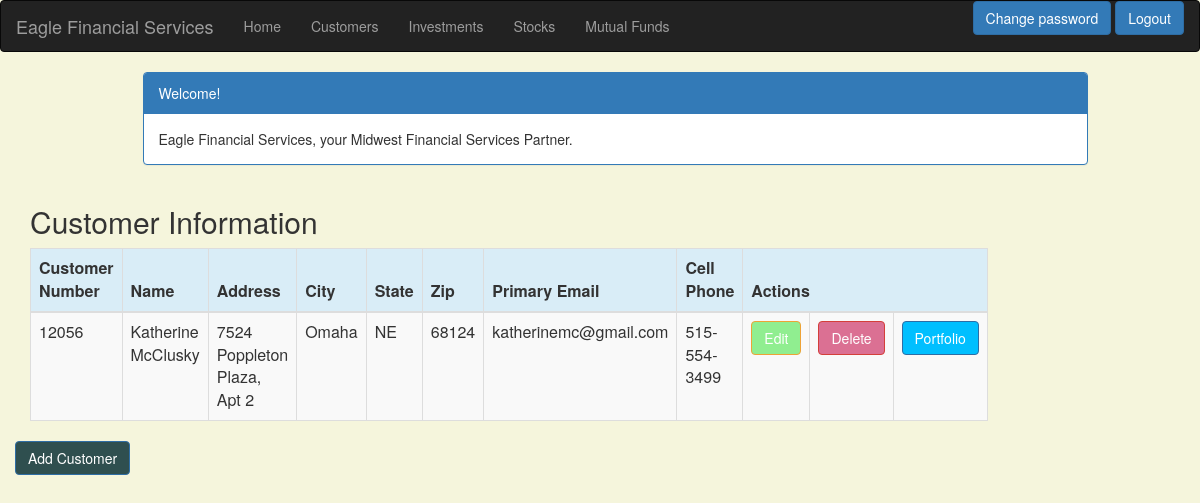
/customer_list (signed in), run on the app's committed database.
### portfolio/models.py (models this page shows, shortened)
class Customer(models.Model):
    name = models.CharField(max_length=50)
    address = models.CharField(max_length=200)
    cust_number = models.IntegerField(blank=False, null=False)
    city = models.CharField(max_length=50)
    state = models.CharField(max_length=50)
    zipcode = models.CharField(max_length=10)
    email = models.EmailField(max_length=200)
    cell_phone = models.CharField(max_length=50)
    created_date = models.DateTimeField(
        default=timezone.now)
    updated_date = models.DateTimeField(auto_now_add=True)

### portfolio/views.py (the view)
# urls.py: path('customer_list', views.customer_list, name='customer_list'),
@login_required
def customer_list(request):
    customer = Customer.objects.filter(created_date__lte=timezone.now())
    return render(request, 'portfolio/customer_list.html', {'customers': customer})

### portfolio/templates/portfolio/customer_list.html (shortened to what this page needs)
{% extends 'portfolio/base.html' %}
{% block content %}
    <html>
    <head>
        <link rel="stylesheet" href="https://maxcdn.bootstrapcdn.com/bootstrap/3.3.4/css/bootstrap.min.css">
    </head>
    <body>
    <div class="container">
        <div class="row">
            <div class="col-md-10 col-md-offset-1">
                <div class="panel panel-primary">
                    <div class="panel-heading">Welcome!</div>
                    <div class="panel-body">
                        Eagle Financial Services, your Midwest Financial Services Partner.
                    </div>
                </div>
            </div>
        </div>
    </div>
    <div class="row">
        <h2 style="padding-left: 15Px">Customer Information</h2>
    </div>
    <div>
        <table class="table table-striped table-bordered table-hover">
            <thead>
            <tr class="bg-info">
                <th>Customer Number</th>
                <th>Name</th>
                <th>Address</th>
                <th>City</th>
                <th>State</th>
                <th>Zip</th>
                <th>Primary Email</th>
                <th>Cell Phone</th>
                <th colspan="3">Actions</th>
            </tr>
            </thead>
            <tbody>
            {% for customer in customers %}
                <tr>
                    <td>{{ customer.cust_number }}</td>
                    <td>{{ customer.name }}</td>
                    <td>{{ customer.address }}</td>
                    <td>{{ customer.city }}</td>
                    <td>{{ customer.state }}</td>
                    <td>{{ customer.zipcode }}</td>
                    <td>{{ customer.email }}</td>
                    <td>{{ customer.cell_phone }}</td>
                    <td><a href="{% url 'portfolio:customer_edit' pk=customer.pk %}" class="btn btn-warning" style="background-color: lightgreen">Edit</a>
                     <td><a href="{% url 'portfolio:customer_delete' pk=customer.pk %}"
                           onclick="return confirm('Are you sure you want to delete?')"
                           class="btn btn-danger" style="background-color: palevioletred ">Delete</a>
                    </td>
                    <td><a href="{% url 'portfolio:portfolio' pk=customer.pk %}"
                           class="btn btn-primary" style="background-color: deepskyblue">Portfolio</a>
                </tr>
            {% endfor %}
            </tbody>
        </table>
            <div class="row">
        <a href="{% url 'portfolio:customer_new' %}" class="row"><span
                class="btn btn-primary" style="background-color: darkslategray">Add Customer</span></a>
    </div>
    </div>
    </body>
    </html>
{% endblock %}

### portfolio/templates/portfolio/customer_list.html (style rules this page uses)
body { background-color: beige; }

### data on the page
Customer: cust_number "12056", name "Katherine McClusky", address "7524 Poppleton Plaza, Apt 2", city "Omaha", state "NE", zipcode "68124", email "katherinemc@gmail.com", cell_phone "515-554-3499"
